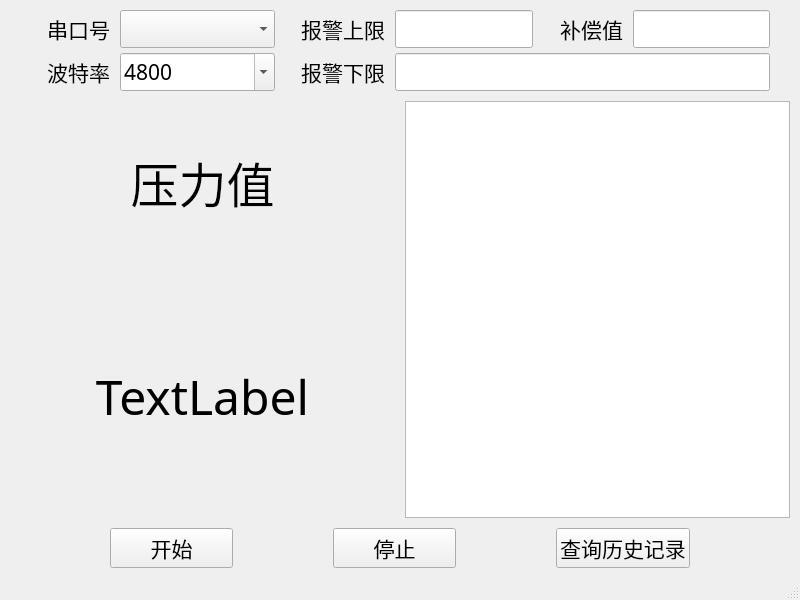
<?xml version="1.0" encoding="UTF-8"?>
<ui version="4.0">
 <class>MainWindow</class>
 <widget class="QMainWindow" name="MainWindow">
  <property name="geometry">
   <rect>
    <x>0</x>
    <y>0</y>
    <width>800</width>
    <height>600</height>
   </rect>
  </property>
  <property name="minimumSize">
   <size>
    <width>800</width>
    <height>600</height>
   </size>
  </property>
  <property name="windowTitle">
   <string>瑞迪</string>
  </property>
  <widget class="QWidget" name="centralwidget">
   <layout class="QVBoxLayout" name="verticalLayout" stretch="2,5,1">
    <property name="spacing">
     <number>10</number>
    </property>
    <property name="leftMargin">
     <number>10</number>
    </property>
    <property name="topMargin">
     <number>10</number>
    </property>
    <property name="rightMargin">
     <number>10</number>
    </property>
    <property name="bottomMargin">
     <number>10</number>
    </property>
    <item>
     <layout class="QVBoxLayout" name="verticalLayout_2">
      <property name="spacing">
       <number>5</number>
      </property>
      <item>
       <layout class="QHBoxLayout" name="horizontalLayout_2" stretch="1,2,1,2,1,2">
        <property name="spacing">
         <number>10</number>
        </property>
        <property name="leftMargin">
         <number>20</number>
        </property>
        <property name="rightMargin">
         <number>20</number>
        </property>
        <item>
         <widget class="QLabel" name="label">
          <property name="minimumSize">
           <size>
            <width>80</width>
            <height>30</height>
           </size>
          </property>
          <property name="font">
           <font>
            <family>微软雅黑</family>
            <pointsize>16</pointsize>
           </font>
          </property>
          <property name="layoutDirection">
           <enum>Qt::LeftToRight</enum>
          </property>
          <property name="text">
           <string>串口号</string>
          </property>
          <property name="alignment">
           <set>Qt::AlignRight|Qt::AlignTrailing|Qt::AlignVCenter</set>
          </property>
         </widget>
        </item>
        <item>
         <widget class="QComboBox" name="serialCB">
          <property name="minimumSize">
           <size>
            <width>155</width>
            <height>30</height>
           </size>
          </property>
          <property name="font">
           <font>
            <family>微软雅黑</family>
            <pointsize>16</pointsize>
           </font>
          </property>
         </widget>
        </item>
        <item>
         <widget class="QLabel" name="label_3">
          <property name="minimumSize">
           <size>
            <width>100</width>
            <height>30</height>
           </size>
          </property>
          <property name="font">
           <font>
            <family>微软雅黑</family>
            <pointsize>16</pointsize>
           </font>
          </property>
          <property name="layoutDirection">
           <enum>Qt::LeftToRight</enum>
          </property>
          <property name="text">
           <string>报警上限</string>
          </property>
          <property name="alignment">
           <set>Qt::AlignRight|Qt::AlignTrailing|Qt::AlignVCenter</set>
          </property>
         </widget>
        </item>
        <item>
         <widget class="QLineEdit" name="alamMaxLE">
          <property name="minimumSize">
           <size>
            <width>100</width>
            <height>30</height>
           </size>
          </property>
          <property name="font">
           <font>
            <family>微软雅黑</family>
            <pointsize>16</pointsize>
           </font>
          </property>
         </widget>
        </item>
        <item>
         <widget class="QLabel" name="label_5">
          <property name="minimumSize">
           <size>
            <width>80</width>
            <height>30</height>
           </size>
          </property>
          <property name="font">
           <font>
            <family>微软雅黑</family>
            <pointsize>16</pointsize>
           </font>
          </property>
          <property name="layoutDirection">
           <enum>Qt::LeftToRight</enum>
          </property>
          <property name="text">
           <string>补偿值</string>
          </property>
          <property name="alignment">
           <set>Qt::AlignRight|Qt::AlignTrailing|Qt::AlignVCenter</set>
          </property>
         </widget>
        </item>
        <item>
         <widget class="QLineEdit" name="copeLE">
          <property name="minimumSize">
           <size>
            <width>100</width>
            <height>30</height>
           </size>
          </property>
          <property name="font">
           <font>
            <family>微软雅黑</family>
            <pointsize>16</pointsize>
           </font>
          </property>
         </widget>
        </item>
       </layout>
      </item>
      <item>
       <layout class="QHBoxLayout" name="horizontalLayout_3" stretch="1,2,1,5">
        <property name="spacing">
         <number>10</number>
        </property>
        <property name="leftMargin">
         <number>20</number>
        </property>
        <property name="rightMargin">
         <number>20</number>
        </property>
        <item>
         <widget class="QLabel" name="label_2">
          <property name="minimumSize">
           <size>
            <width>80</width>
            <height>30</height>
           </size>
          </property>
          <property name="font">
           <font>
            <family>微软雅黑</family>
            <pointsize>16</pointsize>
           </font>
          </property>
          <property name="layoutDirection">
           <enum>Qt::LeftToRight</enum>
          </property>
          <property name="text">
           <string>波特率</string>
          </property>
          <property name="alignment">
           <set>Qt::AlignRight|Qt::AlignTrailing|Qt::AlignVCenter</set>
          </property>
         </widget>
        </item>
        <item>
         <widget class="QComboBox" name="baudCB">
          <property name="minimumSize">
           <size>
            <width>155</width>
            <height>30</height>
           </size>
          </property>
          <property name="font">
           <font>
            <family>微软雅黑</family>
            <pointsize>16</pointsize>
           </font>
          </property>
          <property name="editable">
           <bool>true</bool>
          </property>
          <item>
           <property name="text">
            <string>4800</string>
           </property>
          </item>
          <item>
           <property name="text">
            <string>9600</string>
           </property>
          </item>
          <item>
           <property name="text">
            <string>19200</string>
           </property>
          </item>
          <item>
           <property name="text">
            <string>38400</string>
           </property>
          </item>
          <item>
           <property name="text">
            <string>57600</string>
           </property>
          </item>
          <item>
           <property name="text">
            <string>115200</string>
           </property>
          </item>
         </widget>
        </item>
        <item>
         <widget class="QLabel" name="label_4">
          <property name="minimumSize">
           <size>
            <width>100</width>
            <height>30</height>
           </size>
          </property>
          <property name="font">
           <font>
            <family>微软雅黑</family>
            <pointsize>16</pointsize>
           </font>
          </property>
          <property name="layoutDirection">
           <enum>Qt::LeftToRight</enum>
          </property>
          <property name="text">
           <string>报警下限</string>
          </property>
          <property name="alignment">
           <set>Qt::AlignRight|Qt::AlignTrailing|Qt::AlignVCenter</set>
          </property>
         </widget>
        </item>
        <item>
         <widget class="QLineEdit" name="alamMinLE">
          <property name="minimumSize">
           <size>
            <width>100</width>
            <height>30</height>
           </size>
          </property>
          <property name="font">
           <font>
            <family>微软雅黑</family>
            <pointsize>16</pointsize>
           </font>
          </property>
         </widget>
        </item>
       </layout>
      </item>
     </layout>
    </item>
    <item>
     <layout class="QHBoxLayout" name="horizontalLayout" stretch="1,1">
      <property name="spacing">
       <number>10</number>
      </property>
      <item>
       <layout class="QVBoxLayout" name="verticalLayout_3" stretch="2,3">
        <property name="spacing">
         <number>10</number>
        </property>
        <item>
         <widget class="QLabel" name="label_6">
          <property name="font">
           <font>
            <family>微软雅黑</family>
            <pointsize>36</pointsize>
           </font>
          </property>
          <property name="text">
           <string>压力值</string>
          </property>
          <property name="alignment">
           <set>Qt::AlignCenter</set>
          </property>
         </widget>
        </item>
        <item>
         <widget class="QLabel" name="label_7">
          <property name="font">
           <font>
            <family>微软雅黑</family>
            <pointsize>36</pointsize>
           </font>
          </property>
          <property name="text">
           <string>TextLabel</string>
          </property>
          <property name="alignment">
           <set>Qt::AlignCenter</set>
          </property>
         </widget>
        </item>
       </layout>
      </item>
      <item>
       <widget class="QTextBrowser" name="textBrowser">
        <property name="font">
         <font>
          <family>微软雅黑</family>
         </font>
        </property>
       </widget>
      </item>
     </layout>
    </item>
    <item>
     <layout class="QHBoxLayout" name="horizontalLayout_5">
      <property name="spacing">
       <number>100</number>
      </property>
      <property name="leftMargin">
       <number>100</number>
      </property>
      <property name="rightMargin">
       <number>100</number>
      </property>
      <item>
       <widget class="QPushButton" name="pushButton_2">
        <property name="minimumSize">
         <size>
          <width>0</width>
          <height>30</height>
         </size>
        </property>
        <property name="font">
         <font>
          <family>微软雅黑</family>
          <pointsize>16</pointsize>
         </font>
        </property>
        <property name="text">
         <string>开始</string>
        </property>
       </widget>
      </item>
      <item>
       <widget class="QPushButton" name="pushButton">
        <property name="minimumSize">
         <size>
          <width>0</width>
          <height>30</height>
         </size>
        </property>
        <property name="font">
         <font>
          <family>微软雅黑</family>
          <pointsize>16</pointsize>
         </font>
        </property>
        <property name="text">
         <string>停止</string>
        </property>
       </widget>
      </item>
      <item>
       <widget class="QPushButton" name="pushButton_3">
        <property name="minimumSize">
         <size>
          <width>0</width>
          <height>30</height>
         </size>
        </property>
        <property name="font">
         <font>
          <family>微软雅黑</family>
          <pointsize>16</pointsize>
         </font>
        </property>
        <property name="text">
         <string>查询历史记录</string>
        </property>
       </widget>
      </item>
     </layout>
    </item>
   </layout>
  </widget>
  <widget class="QMenuBar" name="menubar">
   <property name="geometry">
    <rect>
     <x>0</x>
     <y>0</y>
     <width>800</width>
     <height>23</height>
    </rect>
   </property>
  </widget>
  <widget class="QStatusBar" name="statusbar"/>
 </widget>
 <resources/>
 <connections/>
</ui>
